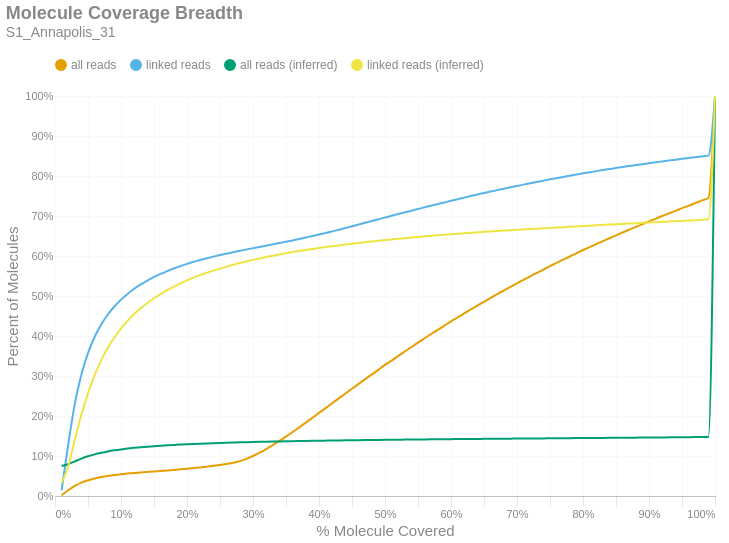

The code cell stored with this chart in its notebook:
### Markdown cell above
### Molecule Read Coverage
This chart shows molecule coverage breadth as computed by the number of bases aligned to that molecule. In other words, "*how much of each unique long molecule is actually sequenced/aligned?*" Keep in mind there is a distinction between sequences and alignments, since some sequences belonging to a particular molecule may not align well and wouldn't appear in the alignment data. This chart also shows molecule coverage breadth as computed by the *inferred fragment* from which the aligned sequences originate. Unlike read coverage, this calculation takes into account the total insert size, including unsequenced gaps between the forward and reverse reads. Like the previous figures, these are cumulative percents.

### Code cell
if SKIPLR:
    print_html(f"Skipped")
else:
    binned_df = consolidated_hist(valids['coverage_bp'], mask, 0.01, True)
    binned_df_inf = consolidated_hist(valids['coverage_inserts'], mask, 0.01, True)
    binned_df = binned_df.with_columns(pl.lit(binned_df_inf['all reads (cumsum)']).alias('all reads (inferred)'))
    binned_df = binned_df.with_columns(pl.lit(binned_df_inf['linked reads (cumsum)']).alias('linked reads (inferred)'))
    binned_df = binned_df.with_columns(
        (pl.col('bin').cast(pl.Float64) + 0.01).alias('right_edge')
    )

    with SafeRender(binned_df):
        (
            density_plot(binned_df, 'Molecule Coverage Breadth', samplename, 'molcov', ['all reads (inferred)','linked reads (inferred)'])
            .encode(
                #x=alt.X('bin:Q', title="% Molecule Covered").axis(format = '%').scale(padding=0),
                x=alt.X('right_edge:Q', title="% Molecule Covered").axis(format='%').scale(padding=0),
                y=alt.Y('value:Q', title='Percent of Molecules')
                    .axis(format='%')
                    .stack(False)
                    .scale(domainMin=0, padding=0),
                color=alt.Color("key:N").scale(domain = ["all reads", "linked reads", "all reads (inferred)", "linked reads (inferred)"]),
                tooltip = [
                    alt.Tooltip("key:N", title = "Data Type"),
                    alt.Tooltip("range_label:N", title="% Molecule Covered"),
                    alt.Tooltip("value:Q", format = ".2%", title="% Molecules")
                ]
            )
        ).display()

### Figure 1 — Vega-Lite specification as saved in the notebook (floating-point values rounded to 4 significant figures)
{"width": "container", "height": 400, "config": {"title": {"anchor": "start", "dy": -15, "fontSize": 18, "color": "#888888", "subtitleColor": "#888888", "subtitleFontSize": 14}, "arc": {"fill": "#0072B2"}, "axis": {"domainColor": "#888888", "domainWidth": 0.5, "gridWidth": 0.2, "grid": false, "titleFontWeight": 400, "titleFontSize": 15, "labelFontSize": 11, "labelColor": "#888888", "tickColor": "#888888", "tickWidth": 0.2, "titleColor": "#888888"}, "axisBand": {"grid": false}, "axisX": {"grid": true, "tickSize": 10, "domainCap": "round"}, "axisY": {"domain": false, "grid": true, "tickSize": 0, "domainCap": "round"}, "background": "transparent", "header": {"labelFontSize": 15, "labelColor": "#888888", "titleFontSize": 15, "titleFontWeight": 600, "titleColor": "#888888"}, "legend": {"labelFont": "sans-serif", "labelFontSize": 12, "labelColor": "#888888", "symbolSize": 100, "symbolType": "circle", "titleFontSize": 12, "titlePadding": 10, "titleColor": "#888888", "title": null, "orient": "top"}, "range": {"category": ["#E69F00", "#56B4E9", "#009E73", "#F0E442", "#0072B2", "#D55E00", "#CC79A7", "#000000"], "diverging": ["#cfe8f3", "#a2d4ec", "#73bfe2", "#46abdb", "#1696d2", "#12719e"]}, "area": {"fill": "#0072B2", "fillOpacity": 0.7, "line": true, "strokeOpacity": 0.7}, "line": {"color": "#0072B2", "stroke": "#0072B2", "strokeWidth": 2}, "trail": {"color": "#0072B2", "stroke": "#0072B2", "strokeWidth": 0, "size": 1}, "point": {"filled": true, "fillOpacity": 1.0, "size": 95}, "text": {"color": "#888888", "fontSize": 11, "align": "right", "fontWeight": 400, "size": 11}, "bar": {"fill": "#0072B2", "stroke": null}, "view": {"stroke": null, "continuousWidth": 660, "continuousHeight": 400}}, "data": {"name": "data-a5788033c2a1f00255e6baa0d477fbfd"}, "mark": {"type": "line", "interpolate": "monotone", "point": {"opacity": 0, "size": 275}}, "encoding": {"color": {"field": "key", "scale": {"domain": ["all reads", "linked reads", "all reads (inferred)", "linked reads (inferred)"]}, "type": "nominal"}, "tooltip": [{"field": "key", "title": "Data Type", "type": "nominal"}, {"field": "range_label", "title": "% Molecule Covered", "type": "nominal"}, {"field": "value", "format": ".2%", "title": "% Molecules", "type": "quantitative"}], "x": {"axis": {"format": "%"}, "field": "right_edge", "scale": {"padding": 0}, "title": "% Molecule Covered", "type": "quantitative"}, "y": {"axis": {"format": "%"}, "field": "value", "scale": {"domainMin": 0, "padding": 0}, "stack": false, "title": "Percent of Molecules", "type": "quantitative"}}, "params": [{"name": "param_c36ac31b6afebe62", "select": {"type": "point", "fields": ["key"]}, "bind": "legend"}], "title": {"text": "Molecule Coverage Breadth", "subtitle": "S1_Annapolis_31"}, "transform": [{"fold": ["all reads (cumsum)", "linked reads (cumsum)", "all reads (inferred)", "linked reads (inferred)"]}, {"calculate": "replace(datum.key, ' (cumsum)', '')", "as": "key"}, {"filter": {"param": "param_c36ac31b6afebe62"}}], "usermeta": {"embedOptions": {"downloadFileName": "S1_Annapolis_31.molcov"}}, "$schema": "https://vega.github.io/schema/vega-lite/v6.1.0.json", "datasets": {"data-a5788033c2a1f00255e6baa0d477fbfd": [{"bin": "0.0", "interval": "0.0-0.01", "all reads": 0.001769, "linked reads": 0.01413, "all reads (cumsum)": 0.001769, "linked reads (cumsum)": 0.01413, "range_label": "0.0-0.01", "all reads (inferred)": 0.07493, "linked reads (inferred)": 0.03348, "right_edge": 0.01}, {"bin": "0.01", "interval": "0.01-0.02", "all reads": 0.01255, "linked reads": 0.1144, "all reads (cumsum)": 0.01432, "linked reads (cumsum)": 0.1286, "range_label": "0.01-0.02", "all reads (inferred)": 0.07948, "linked reads (inferred)": 0.07375, "right_edge": 0.02}, {"bin": "0.02", "interval": "0.02-0.03", "all reads": 0.01107, "linked reads": 0.1018, "all reads (cumsum)": 0.02539, "linked reads (cumsum)": 0.2304, "range_label": "0.02-0.03", "all reads (inferred)": 0.08664, "linked reads (inferred)": 0.1398, "right_edge": 0.03}, {"bin": "0.03", "interval": "0.03-0.04", "all reads": 0.008095, "linked reads": 0.07367, "all reads (cumsum)": 0.03349, "linked reads (cumsum)": 0.304, "range_label": "0.03-0.04", "all reads (inferred)": 0.09343, "linked reads (inferred)": 0.2031, "right_edge": 0.04}, {"bin": "0.04", "interval": "0.04-0.05", "all reads": 0.005857, "linked reads": 0.05323, "all reads (cumsum)": 0.03934, "linked reads (cumsum)": 0.3572, "range_label": "0.04-0.05", "all reads (inferred)": 0.09925, "linked reads (inferred)": 0.2571, "right_edge": 0.05}, {"bin": "0.05", "interval": "0.05-0.06", "all reads": 0.004459, "linked reads": 0.04016, "all reads (cumsum)": 0.0438, "linked reads (cumsum)": 0.3974, "range_label": "0.05-0.06", "all reads (inferred)": 0.1041, "linked reads (inferred)": 0.3023, "right_edge": 0.06}, {"bin": "0.06", "interval": "0.06-0.07", "all reads": 0.003453, "linked reads": 0.03111, "all reads (cumsum)": 0.04725, "linked reads (cumsum)": 0.4285, "range_label": "0.06-0.07", "all reads (inferred)": 0.108, "linked reads (inferred)": 0.3392, "right_edge": 0.07}, {"bin": "0.07", "interval": "0.07-0.08", "all reads": 0.00281, "linked reads": 0.02515, "all reads (cumsum)": 0.05006, "linked reads (cumsum)": 0.4537, "range_label": "0.07-0.08", "all reads (inferred)": 0.1114, "linked reads (inferred)": 0.3703, "right_edge": 0.08}, {"bin": "0.08", "interval": "0.08-0.09", "all reads": 0.002286, "linked reads": 0.02011, "all reads (cumsum)": 0.05235, "linked reads (cumsum)": 0.4738, "range_label": "0.08-0.09", "all reads (inferred)": 0.1141, "linked reads (inferred)": 0.3963, "right_edge": 0.09}, {"bin": "0.09", "interval": "0.09-0.1", "all reads": 0.001969, "linked reads": 0.01711, "all reads (cumsum)": 0.05432, "linked reads (cumsum)": 0.4909, "range_label": "0.09-0.1", "all reads (inferred)": 0.1165, "linked reads (inferred)": 0.4187, "right_edge": 0.1}, {"bin": "0.1", "interval": "0.1-0.11", "all reads": 0.001698, "linked reads": 0.01431, "all reads (cumsum)": 0.05602, "linked reads (cumsum)": 0.5052, "range_label": "0.1-0.11", "all reads (inferred)": 0.1186, "linked reads (inferred)": 0.4379, "right_edge": 0.11}, {"bin": "0.11", "interval": "0.11-0.12", "all reads": 0.001545, "linked reads": 0.01283, "all reads (cumsum)": 0.05756, "linked reads (cumsum)": 0.518, "range_label": "0.11-0.12", "all reads (inferred)": 0.1204, "linked reads (inferred)": 0.4549, "right_edge": 0.12}, {"bin": "0.12", "interval": "0.12-0.13", "all reads": 0.001369, "linked reads": 0.01092, "all reads (cumsum)": 0.05893, "linked reads (cumsum)": 0.5289, "range_label": "0.12-0.13", "all reads (inferred)": 0.122, "linked reads (inferred)": 0.4697, "right_edge": 0.13}, {"bin": "0.13", "interval": "0.13-0.14", "all reads": 0.001258, "linked reads": 0.00973, "all reads (cumsum)": 0.06019, "linked reads (cumsum)": 0.5387, "range_label": "0.13-0.14", "all reads (inferred)": 0.1233, "linked reads (inferred)": 0.4825, "right_edge": 0.14}, {"bin": "0.14", "interval": "0.14-0.15", "all reads": 0.001236, "linked reads": 0.008994, "all reads (cumsum)": 0.06142, "linked reads (cumsum)": 0.5477, "range_label": "0.14-0.15", "all reads (inferred)": 0.1246, "linked reads (inferred)": 0.4943, "right_edge": 0.15}, {"bin": "0.15", "interval": "0.15-0.16", "all reads": 0.001171, "linked reads": 0.007674, "all reads (cumsum)": 0.0626, "linked reads (cumsum)": 0.5553, "range_label": "0.15-0.16", "all reads (inferred)": 0.1257, "linked reads (inferred)": 0.5049, "right_edge": 0.16}, {"bin": "0.16", "interval": "0.16-0.17", "all reads": 0.001227, "linked reads": 0.007023, "all reads (cumsum)": 0.06382, "linked reads (cumsum)": 0.5624, "range_label": "0.16-0.17", "all reads (inferred)": 0.1268, "linked reads (inferred)": 0.5146, "right_edge": 0.17}, {"bin": "0.17", "interval": "0.17-0.18", "all reads": 0.001333, "linked reads": 0.006474, "all reads (cumsum)": 0.06516, "linked reads (cumsum)": 0.5688, "range_label": "0.17-0.18", "all reads (inferred)": 0.1277, "linked reads (inferred)": 0.5235, "right_edge": 0.18}, {"bin": "0.18", "interval": "0.18-0.19", "all reads": 0.001416, "linked reads": 0.005931, "all reads (cumsum)": 0.06657, "linked reads (cumsum)": 0.5748, "range_label": "0.18-0.19", "all reads (inferred)": 0.1286, "linked reads (inferred)": 0.5313, "right_edge": 0.19}, {"bin": "0.19", "interval": "0.19-0.2", "all reads": 0.001558, "linked reads": 0.00549, "all reads (cumsum)": 0.06813, "linked reads (cumsum)": 0.5803, "range_label": "0.19-0.2", "all reads (inferred)": 0.1294, "linked reads (inferred)": 0.5389, "right_edge": 0.2}, {"bin": "0.2", "interval": "0.2-0.21", "all reads": 0.001623, "linked reads": 0.005194, "all reads (cumsum)": 0.06975, "linked reads (cumsum)": 0.5855, "range_label": "0.2-0.21", "all reads (inferred)": 0.1301, "linked reads (inferred)": 0.5459, "right_edge": 0.21}, {"bin": "0.21", "interval": "0.21-0.22", "all reads": 0.001717, "linked reads": 0.004487, "all reads (cumsum)": 0.07147, "linked reads (cumsum)": 0.5899, "range_label": "0.21-0.22", "all reads (inferred)": 0.1308, "linked reads (inferred)": 0.5522, "right_edge": 0.22}, {"bin": "0.22", "interval": "0.22-0.23", "all reads": 0.001897, "linked reads": 0.004473, "all reads (cumsum)": 0.07337, "linked reads (cumsum)": 0.5944, "range_label": "0.22-0.23", "all reads (inferred)": 0.1314, "linked reads (inferred)": 0.558, "right_edge": 0.23}, {"bin": "0.23", "interval": "0.23-0.24", "all reads": 0.001985, "linked reads": 0.004068, "all reads (cumsum)": 0.07535, "linked reads (cumsum)": 0.5985, "range_label": "0.23-0.24", "all reads (inferred)": 0.132, "linked reads (inferred)": 0.5635, "right_edge": 0.24}, {"bin": "0.24", "interval": "0.24-0.25", "all reads": 0.002205, "linked reads": 0.00386, "all reads (cumsum)": 0.07756, "linked reads (cumsum)": 0.6023, "range_label": "0.24-0.25", "all reads (inferred)": 0.1326, "linked reads (inferred)": 0.5685, "right_edge": 0.25}, {"bin": "0.25", "interval": "0.25-0.26", "all reads": 0.002405, "linked reads": 0.003679, "all reads (cumsum)": 0.07996, "linked reads (cumsum)": 0.606, "range_label": "0.25-0.26", "all reads (inferred)": 0.1331, "linked reads (inferred)": 0.5734, "right_edge": 0.26}, {"bin": "0.26", "interval": "0.26-0.27", "all reads": 0.003017, "linked reads": 0.003604, "all reads (cumsum)": 0.08298, "linked reads (cumsum)": 0.6096, "range_label": "0.26-0.27", "all reads (inferred)": 0.1336, "linked reads (inferred)": 0.5779, "right_edge": 0.27}, {"bin": "0.27", "interval": "0.27-0.28", "all reads": 0.004222, "linked reads": 0.003408, "all reads (cumsum)": 0.0872, "linked reads (cumsum)": 0.613, "range_label": "0.27-0.28", "all reads (inferred)": 0.1341, "linked reads (inferred)": 0.5824, "right_edge": 0.28}, {"bin": "0.28", "interval": "0.28-0.29", "all reads": 0.005719, "linked reads": 0.003223, "all reads (cumsum)": 0.09292, "linked reads (cumsum)": 0.6163, "range_label": "0.28-0.29", "all reads (inferred)": 0.1345, "linked reads (inferred)": 0.5865, "right_edge": 0.29}, {"bin": "0.29", "interval": "0.29-0.3", "all reads": 0.00714, "linked reads": 0.003146, "all reads (cumsum)": 0.1001, "linked reads (cumsum)": 0.6194, "range_label": "0.29-0.3", "all reads (inferred)": 0.1349, "linked reads (inferred)": 0.5903, "right_edge": 0.3}, {"bin": "0.3", "interval": "0.3-0.31", "all reads": 0.008162, "linked reads": 0.003238, "all reads (cumsum)": 0.1082, "linked reads (cumsum)": 0.6226, "range_label": "0.3-0.31", "all reads (inferred)": 0.1353, "linked reads (inferred)": 0.5939, "right_edge": 0.31}, {"bin": "0.31", "interval": "0.31-0.32", "all reads": 0.009117, "linked reads": 0.003168, "all reads (cumsum)": 0.1173, "linked reads (cumsum)": 0.6258, "range_label": "0.31-0.32", "all reads (inferred)": 0.1357, "linked reads (inferred)": 0.5974, "right_edge": 0.32}, {"bin": "0.32", "interval": "0.32-0.33", "all reads": 0.009942, "linked reads": 0.003226, "all reads (cumsum)": 0.1273, "linked reads (cumsum)": 0.629, "range_label": "0.32-0.33", "all reads (inferred)": 0.1361, "linked reads (inferred)": 0.6007, "right_edge": 0.33}, {"bin": "0.33", "interval": "0.33-0.34", "all reads": 0.01038, "linked reads": 0.003247, "all reads (cumsum)": 0.1377, "linked reads (cumsum)": 0.6323, "range_label": "0.33-0.34", "all reads (inferred)": 0.1364, "linked reads (inferred)": 0.6038, "right_edge": 0.34}, {"bin": "0.34", "interval": "0.34-0.35", "all reads": 0.01086, "linked reads": 0.003368, "all reads (cumsum)": 0.1485, "linked reads (cumsum)": 0.6356, "range_label": "0.34-0.35", "all reads (inferred)": 0.1367, "linked reads (inferred)": 0.6069, "right_edge": 0.35}, {"bin": "0.35", "interval": "0.35-0.36", "all reads": 0.01134, "linked reads": 0.003362, "all reads (cumsum)": 0.1599, "linked reads (cumsum)": 0.639, "range_label": "0.35-0.36", "all reads (inferred)": 0.1371, "linked reads (inferred)": 0.6098, "right_edge": 0.36}, {"bin": "0.36", "interval": "0.36-0.37", "all reads": 0.01166, "linked reads": 0.003582, "all reads (cumsum)": 0.1715, "linked reads (cumsum)": 0.6426, "range_label": "0.36-0.37", "all reads (inferred)": 0.1374, "linked reads (inferred)": 0.6125, "right_edge": 0.37}, {"bin": "0.37", "interval": "0.37-0.38", "all reads": 0.01182, "linked reads": 0.003642, "all reads (cumsum)": 0.1833, "linked reads (cumsum)": 0.6462, "range_label": "0.37-0.38", "all reads (inferred)": 0.1376, "linked reads (inferred)": 0.6152, "right_edge": 0.38}, {"bin": "0.38", "interval": "0.38-0.39", "all reads": 0.01204, "linked reads": 0.003589, "all reads (cumsum)": 0.1954, "linked reads (cumsum)": 0.6498, "range_label": "0.38-0.39", "all reads (inferred)": 0.1379, "linked reads (inferred)": 0.6177, "right_edge": 0.39}, {"bin": "0.39", "interval": "0.39-0.4", "all reads": 0.01232, "linked reads": 0.003725, "all reads (cumsum)": 0.2077, "linked reads (cumsum)": 0.6535, "range_label": "0.39-0.4", "all reads (inferred)": 0.1382, "linked reads (inferred)": 0.6201, "right_edge": 0.4}, {"bin": "0.4", "interval": "0.4-0.41", "all reads": 0.01196, "linked reads": 0.004013, "all reads (cumsum)": 0.2197, "linked reads (cumsum)": 0.6576, "range_label": "0.4-0.41", "all reads (inferred)": 0.1384, "linked reads (inferred)": 0.6224, "right_edge": 0.41}, {"bin": "0.41", "interval": "0.41-0.42", "all reads": 0.01219, "linked reads": 0.004056, "all reads (cumsum)": 0.2319, "linked reads (cumsum)": 0.6616, "range_label": "0.41-0.42", "all reads (inferred)": 0.1387, "linked reads (inferred)": 0.6245, "right_edge": 0.42}, {"bin": "0.42", "interval": "0.42-0.43", "all reads": 0.01221, "linked reads": 0.004068, "all reads (cumsum)": 0.2441, "linked reads (cumsum)": 0.6657, "range_label": "0.42-0.43", "all reads (inferred)": 0.1389, "linked reads (inferred)": 0.6266, "right_edge": 0.43}, {"bin": "0.43", "interval": "0.43-0.44", "all reads": 0.01207, "linked reads": 0.004255, "all reads (cumsum)": 0.2561, "linked reads (cumsum)": 0.6699, "range_label": "0.43-0.44", "all reads (inferred)": 0.1392, "linked reads (inferred)": 0.6288, "right_edge": 0.44}, {"bin": "0.44", "interval": "0.44-0.45", "all reads": 0.01209, "linked reads": 0.004223, "all reads (cumsum)": 0.2682, "linked reads (cumsum)": 0.6742, "range_label": "0.44-0.45", "all reads (inferred)": 0.1394, "linked reads (inferred)": 0.6308, "right_edge": 0.45}, {"bin": "0.45", "interval": "0.45-0.46", "all reads": 0.01209, "linked reads": 0.00441, "all reads (cumsum)": 0.2803, "linked reads (cumsum)": 0.6786, "range_label": "0.45-0.46", "all reads (inferred)": 0.1396, "linked reads (inferred)": 0.6328, "right_edge": 0.46}, {"bin": "0.46", "interval": "0.46-0.47", "all reads": 0.01184, "linked reads": 0.004396, "all reads (cumsum)": 0.2922, "linked reads (cumsum)": 0.683, "range_label": "0.46-0.47", "all reads (inferred)": 0.1398, "linked reads (inferred)": 0.6346, "right_edge": 0.47}, {"bin": "0.47", "interval": "0.47-0.48", "all reads": 0.01193, "linked reads": 0.004374, "all reads (cumsum)": 0.3041, "linked reads (cumsum)": 0.6873, "range_label": "0.47-0.48", "all reads (inferred)": 0.14, "linked reads (inferred)": 0.6365, "right_edge": 0.48}, {"bin": "0.48", "interval": "0.48-0.49", "all reads": 0.01131, "linked reads": 0.004456, "all reads (cumsum)": 0.3154, "linked reads (cumsum)": 0.6918, "range_label": "0.48-0.49", "all reads (inferred)": 0.1402, "linked reads (inferred)": 0.6382, "right_edge": 0.49}, {"bin": "0.49", "interval": "0.49-0.5", "all reads": 0.01247, "linked reads": 0.004475, "all reads (cumsum)": 0.3279, "linked reads (cumsum)": 0.6963, "range_label": "0.49-0.5", "all reads (inferred)": 0.1404, "linked reads (inferred)": 0.6399, "right_edge": 0.5}, {"bin": "0.5", "interval": "0.5-0.51", "all reads": 0.01054, "linked reads": 0.004294, "all reads (cumsum)": 0.3384, "linked reads (cumsum)": 0.7006, "range_label": "0.5-0.51", "all reads (inferred)": 0.1406, "linked reads (inferred)": 0.6415, "right_edge": 0.51}, {"bin": "0.51", "interval": "0.51-0.52", "all reads": 0.01177, "linked reads": 0.004327, "all reads (cumsum)": 0.3502, "linked reads (cumsum)": 0.7049, "range_label": "0.51-0.52", "all reads (inferred)": 0.1408, "linked reads (inferred)": 0.643, "right_edge": 0.52}, {"bin": "0.52", "interval": "0.52-0.53", "all reads": 0.01104, "linked reads": 0.004195, "all reads (cumsum)": 0.3612, "linked reads (cumsum)": 0.7091, "range_label": "0.52-0.53", "all reads (inferred)": 0.141, "linked reads (inferred)": 0.6446, "right_edge": 0.53}, {"bin": "0.53", "interval": "0.53-0.54", "all reads": 0.01126, "linked reads": 0.00418, "all reads (cumsum)": 0.3725, "linked reads (cumsum)": 0.7133, "range_label": "0.53-0.54", "all reads (inferred)": 0.1411, "linked reads (inferred)": 0.6461, "right_edge": 0.54}, {"bin": "0.54", "interval": "0.54-0.55", "all reads": 0.0108, "linked reads": 0.004115, "all reads (cumsum)": 0.3833, "linked reads (cumsum)": 0.7174, "range_label": "0.54-0.55", "all reads (inferred)": 0.1413, "linked reads (inferred)": 0.6476, "right_edge": 0.55}, {"bin": "0.55", "interval": "0.55-0.56", "all reads": 0.01101, "linked reads": 0.004299, "all reads (cumsum)": 0.3943, "linked reads (cumsum)": 0.7217, "range_label": "0.55-0.56", "all reads (inferred)": 0.1415, "linked reads (inferred)": 0.649, "right_edge": 0.56}, {"bin": "0.56", "interval": "0.56-0.57", "all reads": 0.01077, "linked reads": 0.004155, "all reads (cumsum)": 0.4051, "linked reads (cumsum)": 0.7258, "range_label": "0.56-0.57", "all reads (inferred)": 0.1416, "linked reads (inferred)": 0.6504, "right_edge": 0.57}, {"bin": "0.57", "interval": "0.57-0.58", "all reads": 0.01041, "linked reads": 0.00409, "all reads (cumsum)": 0.4155, "linked reads (cumsum)": 0.7299, "range_label": "0.57-0.58", "all reads (inferred)": 0.1418, "linked reads (inferred)": 0.6517, "right_edge": 0.58}, {"bin": "0.58", "interval": "0.58-0.59", "all reads": 0.01046, "linked reads": 0.004003, "all reads (cumsum)": 0.4259, "linked reads (cumsum)": 0.7339, "range_label": "0.58-0.59", "all reads (inferred)": 0.142, "linked reads (inferred)": 0.653, "right_edge": 0.59}, {"bin": "0.59", "interval": "0.59-0.6", "all reads": 0.01045, "linked reads": 0.004197, "all reads (cumsum)": 0.4364, "linked reads (cumsum)": 0.7381, "range_label": "0.59-0.6", "all reads (inferred)": 0.1421, "linked reads (inferred)": 0.6543, "right_edge": 0.6}, {"bin": "0.6", "interval": "0.6-0.61", "all reads": 0.00988, "linked reads": 0.003943, "all reads (cumsum)": 0.4463, "linked reads (cumsum)": 0.7421, "range_label": "0.6-0.61", "all reads (inferred)": 0.1423, "linked reads (inferred)": 0.6556, "right_edge": 0.61}, {"bin": "0.61", "interval": "0.61-0.62", "all reads": 0.01013, "linked reads": 0.003925, "all reads (cumsum)": 0.4564, "linked reads (cumsum)": 0.746, "range_label": "0.61-0.62", "all reads (inferred)": 0.1424, "linked reads (inferred)": 0.6568, "right_edge": 0.62}, {"bin": "0.62", "interval": "0.62-0.63", "all reads": 0.009831, "linked reads": 0.003977, "all reads (cumsum)": 0.4662, "linked reads (cumsum)": 0.75, "range_label": "0.62-0.63", "all reads (inferred)": 0.1426, "linked reads (inferred)": 0.6581, "right_edge": 0.63}, {"bin": "0.63", "interval": "0.63-0.64", "all reads": 0.009769, "linked reads": 0.003771, "all reads (cumsum)": 0.476, "linked reads (cumsum)": 0.7537, "range_label": "0.63-0.64", "all reads (inferred)": 0.1427, "linked reads (inferred)": 0.6592, "right_edge": 0.64}, {"bin": "0.64", "interval": "0.64-0.65", "all reads": 0.009524, "linked reads": 0.003696, "all reads (cumsum)": 0.4855, "linked reads (cumsum)": 0.7574, "range_label": "0.64-0.65", "all reads (inferred)": 0.1429, "linked reads (inferred)": 0.6603, "right_edge": 0.65}, {"bin": "0.65", "interval": "0.65-0.66", "all reads": 0.009785, "linked reads": 0.00363, "all reads (cumsum)": 0.4953, "linked reads (cumsum)": 0.7611, "range_label": "0.65-0.66", "all reads (inferred)": 0.143, "linked reads (inferred)": 0.6614, "right_edge": 0.66}, {"bin": "0.66", "interval": "0.66-0.67", "all reads": 0.009176, "linked reads": 0.003582, "all reads (cumsum)": 0.5045, "linked reads (cumsum)": 0.7647, "range_label": "0.66-0.67", "all reads (inferred)": 0.1431, "linked reads (inferred)": 0.6624, "right_edge": 0.67}, {"bin": "0.67", "interval": "0.67-0.68", "all reads": 0.009276, "linked reads": 0.003678, "all reads (cumsum)": 0.5138, "linked reads (cumsum)": 0.7683, "range_label": "0.67-0.68", "all reads (inferred)": 0.1433, "linked reads (inferred)": 0.6635, "right_edge": 0.68}, {"bin": "0.68", "interval": "0.68-0.69", "all reads": 0.008908, "linked reads": 0.003458, "all reads (cumsum)": 0.5227, "linked reads (cumsum)": 0.7718, "range_label": "0.68-0.69", "all reads (inferred)": 0.1434, "linked reads (inferred)": 0.6645, "right_edge": 0.69}, {"bin": "0.69", "interval": "0.69-0.7", "all reads": 0.009048, "linked reads": 0.003276, "all reads (cumsum)": 0.5317, "linked reads (cumsum)": 0.7751, "range_label": "0.69-0.7", "all reads (inferred)": 0.1435, "linked reads (inferred)": 0.6655, "right_edge": 0.7}, {"bin": "0.7", "interval": "0.7-0.71", "all reads": 0.008725, "linked reads": 0.003374, "all reads (cumsum)": 0.5404, "linked reads (cumsum)": 0.7784, "range_label": "0.7-0.71", "all reads (inferred)": 0.1437, "linked reads (inferred)": 0.6664, "right_edge": 0.71}, {"bin": "0.71", "interval": "0.71-0.72", "all reads": 0.008721, "linked reads": 0.003432, "all reads (cumsum)": 0.5492, "linked reads (cumsum)": 0.7819, "range_label": "0.71-0.72", "all reads (inferred)": 0.1438, "linked reads (inferred)": 0.6674, "right_edge": 0.72}, {"bin": "0.72", "interval": "0.72-0.73", "all reads": 0.008655, "linked reads": 0.003328, "all reads (cumsum)": 0.5578, "linked reads (cumsum)": 0.7852, "range_label": "0.72-0.73", "all reads (inferred)": 0.1439, "linked reads (inferred)": 0.6683, "right_edge": 0.73}, {"bin": "0.73", "interval": "0.73-0.74", "all reads": 0.008291, "linked reads": 0.003187, "all reads (cumsum)": 0.5661, "linked reads (cumsum)": 0.7884, "range_label": "0.73-0.74", "all reads (inferred)": 0.1441, "linked reads (inferred)": 0.6693, "right_edge": 0.74}, {"bin": "0.74", "interval": "0.74-0.75", "all reads": 0.008753, "linked reads": 0.003243, "all reads (cumsum)": 0.5749, "linked reads (cumsum)": 0.7916, "range_label": "0.74-0.75", "all reads (inferred)": 0.1442, "linked reads (inferred)": 0.6703, "right_edge": 0.75}, {"bin": "0.75", "interval": "0.75-0.76", "all reads": 0.007954, "linked reads": 0.002969, "all reads (cumsum)": 0.5828, "linked reads (cumsum)": 0.7946, "range_label": "0.75-0.76", "all reads (inferred)": 0.1443, "linked reads (inferred)": 0.6712, "right_edge": 0.76}, {"bin": "0.76", "interval": "0.76-0.77", "all reads": 0.008035, "linked reads": 0.002943, "all reads (cumsum)": 0.5908, "linked reads (cumsum)": 0.7975, "range_label": "0.76-0.77", "all reads (inferred)": 0.1445, "linked reads (inferred)": 0.6722, "right_edge": 0.77}, {"bin": "0.77", "interval": "0.77-0.78", "all reads": 0.00797, "linked reads": 0.003129, "all reads (cumsum)": 0.5988, "linked reads (cumsum)": 0.8007, "range_label": "0.77-0.78", "all reads (inferred)": 0.1446, "linked reads (inferred)": 0.673, "right_edge": 0.78}, {"bin": "0.78", "interval": "0.78-0.79", "all reads": 0.007808, "linked reads": 0.002988, "all reads (cumsum)": 0.6066, "linked reads (cumsum)": 0.8037, "range_label": "0.78-0.79", "all reads (inferred)": 0.1447, "linked reads (inferred)": 0.674, "right_edge": 0.79}, {"bin": "0.79", "interval": "0.79-0.8", "all reads": 0.008207, "linked reads": 0.00295, "all reads (cumsum)": 0.6148, "linked reads (cumsum)": 0.8066, "range_label": "0.79-0.8", "all reads (inferred)": 0.1449, "linked reads (inferred)": 0.6749, "right_edge": 0.8}, {"bin": "0.8", "interval": "0.8-0.81", "all reads": 0.007294, "linked reads": 0.002795, "all reads (cumsum)": 0.6221, "linked reads (cumsum)": 0.8094, "range_label": "0.8-0.81", "all reads (inferred)": 0.145, "linked reads (inferred)": 0.6758, "right_edge": 0.81}, {"bin": "0.81", "interval": "0.81-0.82", "all reads": 0.007464, "linked reads": 0.002753, "all reads (cumsum)": 0.6296, "linked reads (cumsum)": 0.8122, "range_label": "0.81-0.82", "all reads (inferred)": 0.1451, "linked reads (inferred)": 0.6768, "right_edge": 0.82}, {"bin": "0.82", "interval": "0.82-0.83", "all reads": 0.007574, "linked reads": 0.002715, "all reads (cumsum)": 0.6372, "linked reads (cumsum)": 0.8149, "range_label": "0.82-0.83", "all reads (inferred)": 0.1453, "linked reads (inferred)": 0.6776, "right_edge": 0.83}, {"bin": "0.83", "interval": "0.83-0.84", "all reads": 0.007308, "linked reads": 0.002533, "all reads (cumsum)": 0.6445, "linked reads (cumsum)": 0.8174, "range_label": "0.83-0.84", "all reads (inferred)": 0.1454, "linked reads (inferred)": 0.6785, "right_edge": 0.84}, {"bin": "0.84", "interval": "0.84-0.85", "all reads": 0.007135, "linked reads": 0.002518, "all reads (cumsum)": 0.6516, "linked reads (cumsum)": 0.8199, "range_label": "0.84-0.85", "all reads (inferred)": 0.1455, "linked reads (inferred)": 0.6794, "right_edge": 0.85}, {"bin": "0.85", "interval": "0.85-0.86", "all reads": 0.007192, "linked reads": 0.002616, "all reads (cumsum)": 0.6588, "linked reads (cumsum)": 0.8225, "range_label": "0.85-0.86", "all reads (inferred)": 0.1457, "linked reads (inferred)": 0.6802, "right_edge": 0.86}, {"bin": "0.86", "interval": "0.86-0.87", "all reads": 0.007011, "linked reads": 0.002378, "all reads (cumsum)": 0.6658, "linked reads (cumsum)": 0.8249, "range_label": "0.86-0.87", "all reads (inferred)": 0.1458, "linked reads (inferred)": 0.681, "right_edge": 0.87}, {"bin": "0.87", "interval": "0.87-0.88", "all reads": 0.007036, "linked reads": 0.002368, "all reads (cumsum)": 0.6728, "linked reads (cumsum)": 0.8273, "range_label": "0.87-0.88", "all reads (inferred)": 0.1459, "linked reads (inferred)": 0.682, "right_edge": 0.88}, {"bin": "0.88", "interval": "0.88-0.89", "all reads": 0.006812, "linked reads": 0.002369, "all reads (cumsum)": 0.6797, "linked reads (cumsum)": 0.8297, "range_label": "0.88-0.89", "all reads (inferred)": 0.1461, "linked reads (inferred)": 0.6828, "right_edge": 0.89}, {"bin": "0.89", "interval": "0.89-0.9", "all reads": 0.006904, "linked reads": 0.002306, "all reads (cumsum)": 0.6866, "linked reads (cumsum)": 0.832, "range_label": "0.89-0.9", "all reads (inferred)": 0.1462, "linked reads (inferred)": 0.6836, "right_edge": 0.9}, {"bin": "0.9", "interval": "0.9-0.91", "all reads": 0.00638, "linked reads": 0.002204, "all reads (cumsum)": 0.6929, "linked reads (cumsum)": 0.8342, "range_label": "0.9-0.91", "all reads (inferred)": 0.1463, "linked reads (inferred)": 0.6845, "right_edge": 0.91}, {"bin": "0.91", "interval": "0.91-0.92", "all reads": 0.007134, "linked reads": 0.002368, "all reads (cumsum)": 0.7001, "linked reads (cumsum)": 0.8365, "range_label": "0.91-0.92", "all reads (inferred)": 0.1465, "linked reads (inferred)": 0.6854, "right_edge": 0.92}, {"bin": "0.92", "interval": "0.92-0.93", "all reads": 0.006119, "linked reads": 0.002185, "all reads (cumsum)": 0.7062, "linked reads (cumsum)": 0.8387, "range_label": "0.92-0.93", "all reads (inferred)": 0.1466, "linked reads (inferred)": 0.6861, "right_edge": 0.93}, {"bin": "0.93", "interval": "0.93-0.94", "all reads": 0.006561, "linked reads": 0.002064, "all reads (cumsum)": 0.7128, "linked reads (cumsum)": 0.8408, "range_label": "0.93-0.94", "all reads (inferred)": 0.1468, "linked reads (inferred)": 0.687, "right_edge": 0.94}, {"bin": "0.94", "interval": "0.94-0.95", "all reads": 0.00699, "linked reads": 0.002059, "all reads (cumsum)": 0.7197, "linked reads (cumsum)": 0.8428, "range_label": "0.94-0.95", "all reads (inferred)": 0.1469, "linked reads (inferred)": 0.6878, "right_edge": 0.95}, {"bin": "0.95", "interval": "0.95-0.96", "all reads": 0.00571, "linked reads": 0.002042, "all reads (cumsum)": 0.7255, "linked reads (cumsum)": 0.8449, "range_label": "0.95-0.96", "all reads (inferred)": 0.1471, "linked reads (inferred)": 0.6885, "right_edge": 0.96}, {"bin": "0.96", "interval": "0.96-0.97", "all reads": 0.006615, "linked reads": 0.002007, "all reads (cumsum)": 0.7321, "linked reads (cumsum)": 0.8469, "range_label": "0.96-0.97", "all reads (inferred)": 0.1472, "linked reads (inferred)": 0.6894, "right_edge": 0.97}, {"bin": "0.97", "interval": "0.97-0.98", "all reads": 0.006845, "linked reads": 0.002013, "all reads (cumsum)": 0.7389, "linked reads (cumsum)": 0.8489, "range_label": "0.97-0.98", "all reads (inferred)": 0.1474, "linked reads (inferred)": 0.6904, "right_edge": 0.98}, {"bin": "0.98", "interval": "0.98-0.99", "all reads": 0.006283, "linked reads": 0.00203, "all reads (cumsum)": 0.7452, "linked reads (cumsum)": 0.8509, "range_label": "0.98-0.99", "all reads (inferred)": 0.1477, "linked reads (inferred)": 0.6916, "right_edge": 0.99}, {"bin": "0.99", "interval": "0.99-1.0", "all reads": 0.2548, "linked reads": 0.1491, "all reads (cumsum)": 1.0, "linked reads (cumsum)": 1.0, "range_label": "0.99-1.0", "all reads (inferred)": 1.0, "linked reads (inferred)": 1.0, "right_edge": 1.0}]}}
